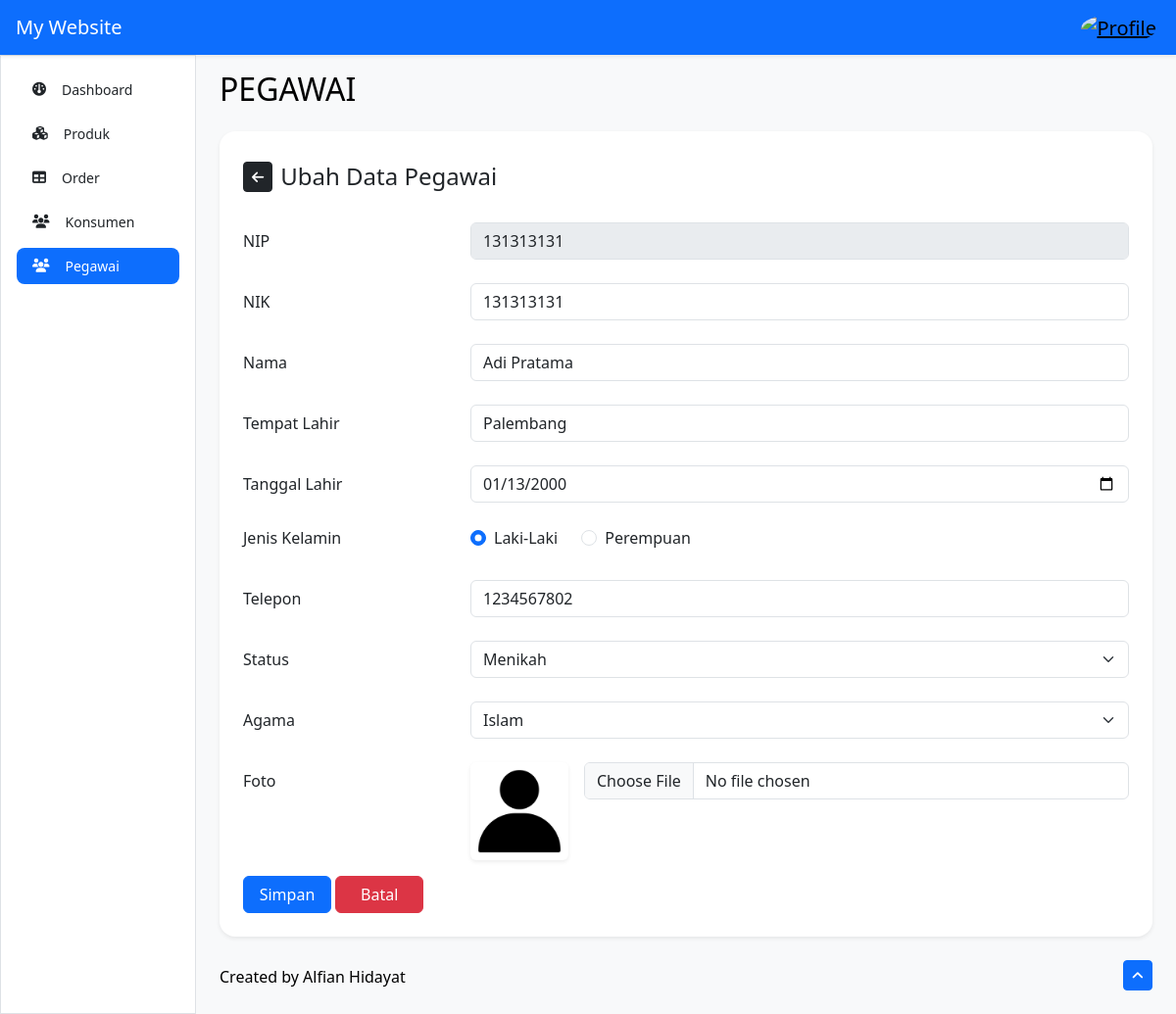
The app's page /staff-edit.php?nip=131313131 with its own data.
### tables this page shows
CREATE TABLE `tb_pegawai` (
  `nip` varchar(16) NOT NULL,
  `nik` varchar(16) NOT NULL,
  `nama` varchar(35) NOT NULL,
  `tempat_lahir` varchar(50) NOT NULL,
  `tanggal_lahir` date NOT NULL,
  `jenis_kelamin` varchar(1) NOT NULL,
  `telepon` varchar(13) NOT NULL,
  `status_pegawai` varchar(15) NOT NULL,
  `agama` varchar(25) NOT NULL,
  `foto` varchar(50) NOT NULL
);

### staff-edit.php (the view, shortened to what this page needs)
<?php
include 'template/_header.php';
?>
<main class="col-md-9 ms-sm-auto col-lg-10 px-md-4">
    <div class="d-flex justify-content-between flex-wrap flex-md-nowrap align-items-center py-3">
        <h2 class="h2">PEGAWAI</h2>
    </div>
    <div class="card rounded-4 border-0 shadow-sm">
        <div class="card-body p-4">
            <div class="row">
                <div class="col">
                    <div class="d-flex flex-row gap-2 align-items-center mb-4">
                        <a href="staff-data.php" class="btn btn-dark btn-sm fw-medium"><i class="fa-solid fa-arrow-left"></i>
                        </a>
                        <h4 class="h4 mt-2">Ubah Data Pegawai</h4>
                    </div>
                    <?php
                    include 'template/_connection.php';
                    $nip = $_GET['nip'];
                    if (isset($nip)) {
                        $pegawai = mysqli_query($db, "SELECT * FROM tb_pegawai WHERE nip = '$nip'");
                        $result = mysqli_fetch_array($pegawai);
                    } else {
                        header('Location: staff-data.php');
                    }
                    ?>
                    <form action="" method="POST" enctype="multipart/form-data">
                        <div class="row mb-4">
                            <label for="nip" class="col-sm-3 col-form-label">NIP</label>
                            <div class="col-sm-9">
                                <input type="number" class="form-control" id="nip" name="nip" maxlength="16" disabled value="<?= $result['nip']; ?>">
                            </div>
                        </div>
                        <div class="row mb-4">
                            <label for="nik" class="col-sm-3 col-form-label">NIK</label>
                            <div class="col-sm-9">
                                <input type="number" class="form-control" id="nik" name="nik" maxlength="16" autofocus required value="<?= $result['nik']; ?>">
                            </div>
                        </div>
                        <div class="row mb-4">
                            <label for="nama" class="col-sm-3 col-form-label">Nama</label>
                            <div class="col-sm-9">
                                <input type="text" class="form-control" id="nama" name="nama" required value="<?= $result['nama']; ?>">
                            </div>
                        </div>
                        <div class="row mb-4">
                            <label for="tempat_lahir" class="col-sm-3 col-form-label">Tempat Lahir</label>
                            <div class="col-sm-9">
                                <input type="text" class="form-control" id="tempat_lahir" name="tempat_lahir" required value="<?= $result['tempat_lahir']; ?>">
                            </div>
                        </div>
                        <div class="row mb-4">
                            <label for="tanggal_lahir" class="col-sm-3 col-form-label">Tanggal Lahir</label>
                            <div class="col-sm-9">
                                <input type="date" class="form-control" id="tanggal_lahir" name="tanggal_lahir" required value="<?= $result['tanggal_lahir']; ?>">
                            </div>
                        </div>
                        <fieldset class="row mb-4">
                            <legend class="col-form-label col-sm-3 pt-0">Jenis Kelamin</legend>
                            <div class="col-sm-9">
                                <div class="d-flex flex-row gap-4">
                                    <div class="form-check">
                                        <input class="form-check-input" type="radio" id="jenis_kelamin1" value="L" name="jenis_kelamin" <?= ($result['jenis_kelamin'] == "L") ? 'checked' : ''; ?>>
                                        <label class="form-check-label" for="jenis_kelamin1">
                                            Laki-Laki
                                        </label>
                                    </div>
                                    <div class="form-check">
                                        <input class="form-check-input" type="radio" id="jenis_kelamin2" value="P" name="jenis_kelamin" <?= ($result['jenis_kelamin'] == "P") ? 'checked' : ''; ?>>
                                        <label class="form-check-label" for="jenis_kelamin2">
                                            Perempuan
                                        </label>
                                    </div>
                                </div>
                            </div>
                        </fieldset>
                        <div class="row mb-4">
                            <label for="telepon" class="col-sm-3 col-form-label">Telepon</label>
                            <div class="col-sm-9">
                                <input type="number" class="form-control" id="telepon" name="telepon" minlength="10" maxlength="13" required value="<?= $result['telepon']; ?>">
                            </div>
                        </div>
                        <div class="row mb-4">
                            <label for="status_pegawai" class="col-sm-3 col-form-label">Status</label>
                            <div class="col-sm-9">
                                <select class="form-select" id="status_pegawai" name="status_pegawai">
                                    <option value="Menikah" <?= ($result['status_pegawai'] == "Menikah") ? 'selected' : ''; ?>>Menikah</option>
                                </select>
                            </div>
                        </div>
                        <div class="row mb-4">
                            <label for="agama" class="col-sm-3 col-form-label">Agama</label>
                            <div class="col-sm-9">
                                <select class="form-select" id="agama" name="agama">
                                    <option value="Islam" <?= ($result['agama'] == "Islam") ? 'selected' : ''; ?>>Islam</option>
                                </select>
                            </div>
                        </div>
                        <div class="row mb-3">
                            <label for="foto" class="col-sm-3 col-form-label">Foto</label>
                            <div class="col-sm-9">
                                <div class="row">
                                    <div class="col-sm-2">
                                        <img src="img/<?= $result['foto']; ?>" alt="<?= $result['nama']; ?>" class="object-fit-cover rounded-2 shadow-sm img-preview" width="100" height="100">
                                    </div>
                                    <div class="col-sm-10">
                                        <input class="form-control" type="file" id="foto" name="foto" onchange="previewImage()">
                                    </div>
                                </div>
                            </div>
                        </div>
                        <button type="submit" name="simpan" class="btn btn-primary fw-medium" style="width: 90px;">Simpan</button>
                        <a href="staff-data.php" class="btn btn-danger fw-medium" style="width: 90px;">Batal</a>
                    </form>
                </div>
            </div>
        </div>
    </div>
    <footer class="py-4">
        <div class="d-flex flex-wrap justify-content-between align-items-center">
            <span class="fw-medium mt-1">Created by Alfian Hidayat</span>
            <a href="#" class="btn btn-sm btn-primary"><i class="fa-solid fa-angle-up"></i></a>
        </div>
    </footer>
</main>
<?php include 'template/_footer.php'; ?>

### css/style.css (style rules this page uses)
.img-preview { width: 100px; height: 100px; }

### records on screen
tb_pegawai: nip "131313131", nik "131313131", nama "Adi Pratama", tempat_lahir "Palembang", tanggal_lahir "01/13/2000", jenis_kelamin "☑ Laki-Laki", jenis_kelamin "☐ Perempuan", telepon "1234567802", status_pegawai "Menikah", agama "Islam", foto (placeholder picture)
